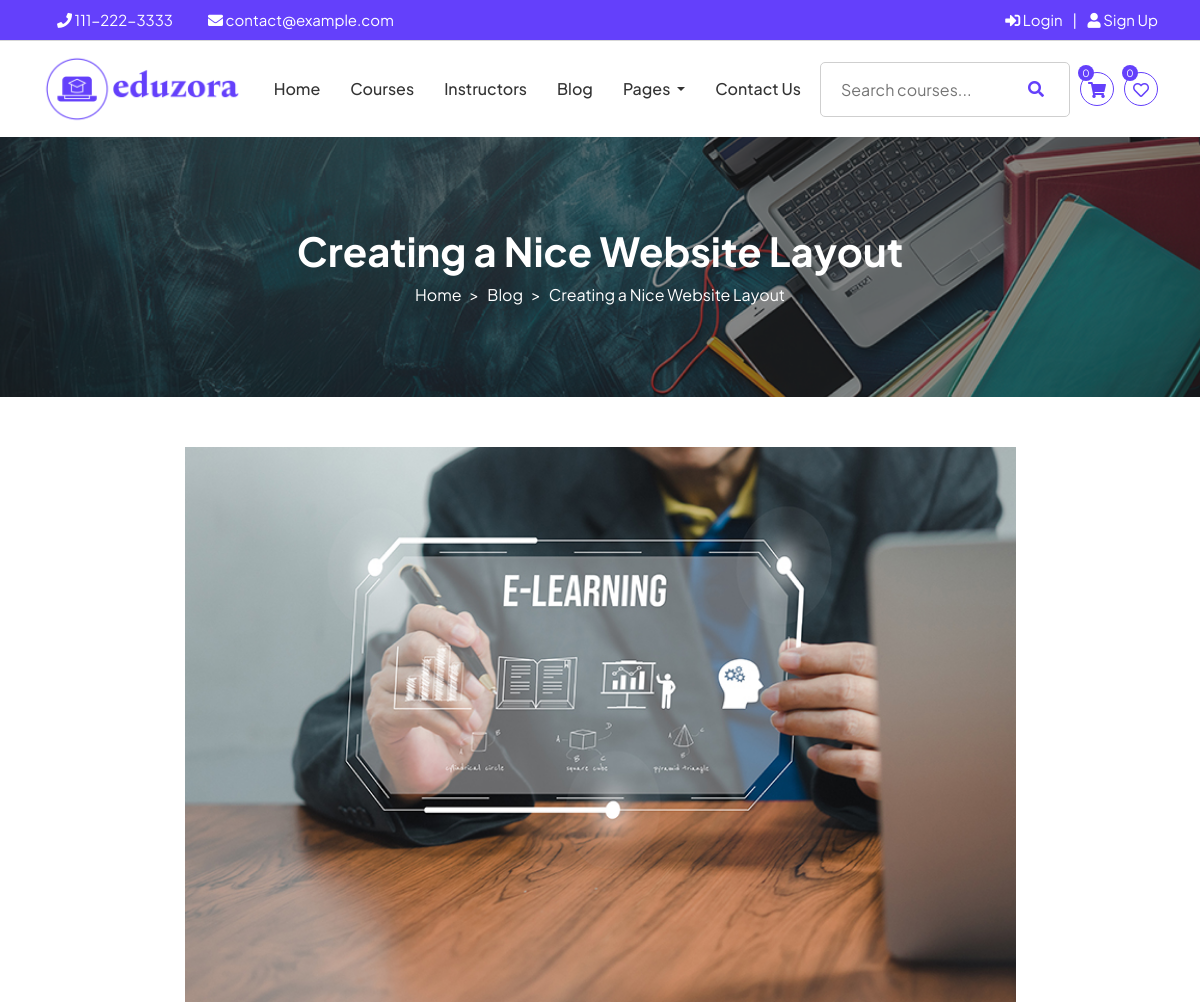
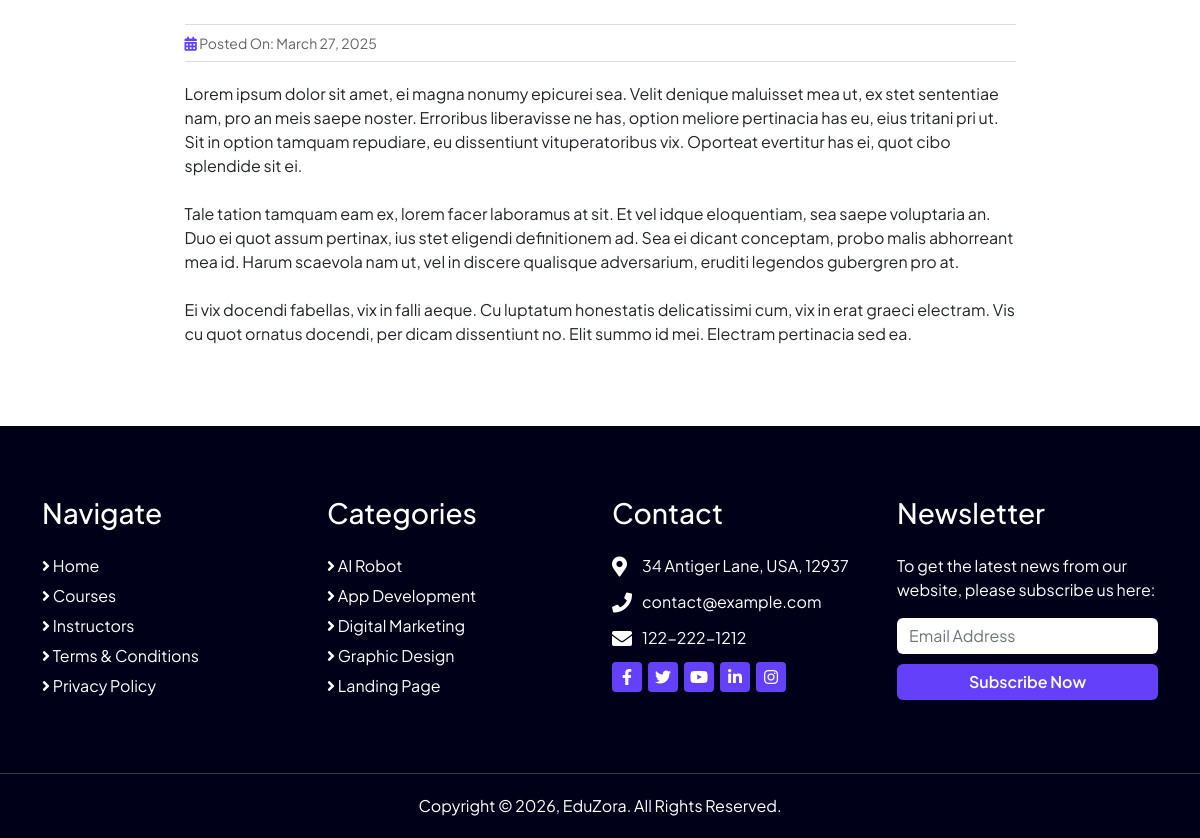
The app's page /eduzora_lms_final_project/post/creating-nice-layout with its own data (2 pictures, top to bottom).
### tables this page shows
CREATE TABLE `settings` (
  `id` int NOT NULL,
  `sales_commission` int NOT NULL,
  `minimum_withdraw_amount` int NOT NULL,
  `withdraw_fee` int NOT NULL,
  `logo` text NOT NULL,
  `favicon` text NOT NULL
);

CREATE TABLE `posts` (
  `id` int NOT NULL,
  `title` text NOT NULL,
  `slug` text NOT NULL,
  `short_description` text NOT NULL,
  `description` text NOT NULL,
  `photo` text NOT NULL,
  `post_date` date NOT NULL
);

CREATE TABLE `categories` (
  `id` int NOT NULL,
  `name` varchar(100) NOT NULL,
  `icon` varchar(30) NOT NULL
);

### eduzora_lms_final_project/post.php (the view, shortened to what this page needs)
<?php include "header.php"; ?>
<?php
$statement = $pdo->prepare("SELECT * FROM posts WHERE slug=?");
$statement->execute([$_REQUEST['slug']]);
$post_data = $statement->fetch(PDO::FETCH_ASSOC);
?>
<div class="page-top" style="background-image: url('<?php echo BASE_URL; ?>uploads/banner.jpg')">
    <div class="container">
        <div class="row">
            <div class="col-md-12">
                <h2><?php echo $post_data['title']; ?></h2>
                <div class="breadcrumb-container">
                    <ol class="breadcrumb">
                        <li class="breadcrumb-item"><a href="<?php echo BASE_URL; ?>">Home</a></li>
                        <li class="breadcrumb-item"><a href="<?php echo BASE_URL; ?>blog">Blog</a></li>
                        <li class="breadcrumb-item active"><?php echo $post_data['title']; ?></li>
                    </ol>
                </div>
            </div>
        </div>
    </div>
</div>
<div class="post pt_50 pb_50">
    <div class="container">
        <div class="row d-flex justify-content-center">
            <div class="col-xl-9 col-lg-12 col-md-12">
                <div class="left-item">
                    <div class="main-photo">
                        <img src="<?php echo BASE_URL; ?>uploads/<?php echo $post_data['photo']; ?>" alt="">
                    </div>
                    <div class="sub">
                        <ul>
                            <li>
                                <i class="fas fa-calendar-alt"></i> Posted On:
                                <?php echo date("F d, Y", strtotime($post_data['post_date'])); ?>
                            </li>
                        </ul>
                    </div>
                    <div class="description">
                        <?php echo $post_data['description']; ?>
                    </div>
                </div>
            </div>
        </div>
    </div>
</div>
<?php include "footer.php"; ?>

### eduzora_lms_final_project/header.php (shortened to what this page needs)
<?php
include 'config/config.php';
$cur_page = substr($_SERVER["SCRIPT_NAME"],strrpos($_SERVER["SCRIPT_NAME"],"/")+1);
$statement = $pdo->prepare("SELECT * FROM settings WHERE id=?");
$statement->execute([1]);
$setting_data = $statement->fetch(PDO::FETCH_ASSOC);
?>
<!DOCTYPE html>
<html lang="en">
    <head>
        <link rel="stylesheet" href="<?php echo BASE_URL; ?>dist-front/css/bootstrap.min.css">
        <link rel="stylesheet" href="<?php echo BASE_URL; ?>dist-front/css/bootstrap-datepicker.min.css">
        <link rel="stylesheet" href="<?php echo BASE_URL; ?>dist-front/css/animate.min.css">
        <link rel="stylesheet" href="<?php echo BASE_URL; ?>dist-front/css/magnific-popup.css">
        <link rel="stylesheet" href="<?php echo BASE_URL; ?>dist-front/css/owl.carousel.min.css">
        <link rel="stylesheet" href="<?php echo BASE_URL; ?>dist-front/css/select2.min.css">
        <link rel="stylesheet" href="<?php echo BASE_URL; ?>dist-front/css/select2-bootstrap.min.css">
        <link rel="stylesheet" href="<?php echo BASE_URL; ?>dist-front/css/iziToast.min.css">
        <link rel="stylesheet" href="<?php echo BASE_URL; ?>dist-front/css/all.css">
        <link rel="stylesheet" href="<?php echo BASE_URL; ?>dist-front/css/meanmenu.css">
        <link rel="stylesheet" href="<?php echo BASE_URL; ?>dist-front/css/spacing.css">
        <link rel="stylesheet" href="<?php echo BASE_URL; ?>dist-front/css/style.css">
    </head>
    <body>
        <div class="top">
            <div class="container">
                <div class="row">
                    <div class="col-md-6 left-side">
                        <ul>
                            <li class="phone-text"><i class="fas fa-phone"></i> 111-222-3333</li>
                            <li class="email-text"><i class="fas fa-envelope"></i> contact@example.com</li>
                        </ul>
                    </div>
                    <div class="col-md-6 right-side">
                        <ul class="right">
                            <?php if(isset($_SESSION['instructor'])): ?>
                            <li class="menu">
                                <a href="<?php echo BASE_URL; ?>instructor-dashboard"><i class="fas fa-sign-in-alt"></i> Instructor Dashboard</a>
                            </li>
                            <?php elseif(isset($_SESSION['student'])): ?>
                            <li class="menu">
                                <a href="<?php echo BASE_URL; ?>student-dashboard"><i class="fas fa-sign-in-alt"></i> Student Dashboard</a>
                            </li>
                            <?php else: ?>
                            <li class="menu">
                                <a href="<?php echo BASE_URL; ?>login"><i class="fas fa-sign-in-alt"></i> Login</a>
                            </li>
                            <li class="menu">
                                <a href="<?php echo BASE_URL; ?>registration"><i class="fas fa-user"></i> Sign Up</a>
                            </li>
                            <?php endif; ?>
                        </ul>
                    </div>
                </div>
            </div>
        </div>
        <div class="navbar-area" id="stickymenu">
            <div class="main-nav">
                <div class="container">
                    <nav class="navbar navbar-expand-md navbar-light">
                        <a class="navbar-brand" href="<?php echo BASE_URL; ?>">
                            <img src="<?php echo BASE_URL; ?>uploads/<?php echo $setting_data['logo']; ?>" alt="">
                        </a>
                        <div class="collapse navbar-collapse mean-menu" id="navbarSupportedContent">
                            <ul class="navbar-nav ml-auto">
                                <li class="nav-item <?php echo ($cur_page == 'index.php') ? 'active' : ''; ?>">
                                    <a href="<?php echo BASE_URL; ?>" class="nav-link">Home</a>
                                </li>
                                <li class="nav-item">
                                    <a href="<?php echo BASE_URL; ?>courses.php?title=&price=&language=&category=&review=&level=" class="nav-link">Courses</a>
                                </li>
                                <li class="nav-item">
                                    <a href="<?php echo BASE_URL; ?>instructors" class="nav-link">Instructors</a>
                                </li>
                                <li class="nav-item">
                                    <a href="<?php echo BASE_URL; ?>blog" class="nav-link">Blog</a>
                                </li>
                                <li class="nav-item dropdown <?php echo ($cur_page == 'about.php') ? 'active' : ''; ?>">
                                    <a class="nav-link dropdown-toggle" href="javascript:void;" id="galleryDropdown" role="button" data-bs-toggle="dropdown" aria-expanded="false">
                                    Pages
                                    </a>
                                </li>
                                <li class="nav-item">
                                    <a href="<?php echo BASE_URL; ?>contact" class="nav-link">Contact Us</a>
                                </li>
                            </ul>
                        </div>
                        <div class="right-side">
                            <div class="search">
                                <form action="" method="post">
                                    <div class="search-icon">
                                        <input name="title" type="text" placeholder="Search courses...">
                                        <button type="submit" name="form1"><i class="fas fa-search"></i></button>
                                    </div>
                                </form>
                            </div>
                            <div class="cart">
                                <a href="<?php echo BASE_URL; ?>cart">
                                    <i class="fas fa-shopping-cart"></i>
                                </a>
                                <span class="number">
                                    <?php
                                    if(isset($_SESSION['cart_course_id'])) {
                                        echo count($_SESSION['cart_course_id']);
                                    }
                                    else {
                                        echo '0';
                                    }
                                    ?>
                                </span>
                            </div>
                            <div class="wishlist">
                                <a href="<?php echo BASE_URL; ?>student-wishlist">
                                    <i class="far fa-heart"></i>
                                </a>
                                <span class="number">
                                    <?php
                                    if(isset($_SESSION['student'])) {
                                        $statement = $pdo->prepare("SELECT * FROM wishlists WHERE student_id=?");
                                        $statement->execute([$_SESSION['student']['id']]);
                                        $total = $statement->rowCount();
                                        echo $total;
                                    }
                                    else {
                                        echo '0';
                                    }
                                    ?>
                                </span>
                            </div>
                        </div>
                    </nav>
                </div>
            </div>
        </div>

### eduzora_lms_final_project/footer.php (shortened to what this page needs)
        <div class="footer pt_70">
            <div class="container">
                <div class="row">
                    <div class="col-lg-3 col-md-6">
                        <div class="item pb_50">
                            <h2 class="heading">Navigate</h2>
                            <ul class="useful-links">
                                <li><a href="<?php echo BASE_URL; ?>"><i class="fas fa-angle-right"></i> Home</a></li>
                                <li><a href="<?php echo BASE_URL; ?>courses.php?title=&price=&language=&category=&review=&level="><i class="fas fa-angle-right"></i> Courses</a></li>
                                <li><a href="<?php echo BASE_URL; ?>instructors"><i class="fas fa-angle-right"></i> Instructors</a></li>
                                <li><a href="<?php echo BASE_URL; ?>terms"><i class="fas fa-angle-right"></i> Terms & Conditions</a></li>
                                <li><a href="<?php echo BASE_URL; ?>privacy"><i class="fas fa-angle-right"></i> Privacy Policy</a></li>
                            </ul>
                        </div>
                    </div>
                    <div class="col-lg-3 col-md-6">
                        <div class="item pb_50">
                            <h2 class="heading">Categories</h2>
                            <ul class="useful-links">
                                <?php
                                $statement = $pdo->prepare("SELECT * FROM categories ORDER BY name ASC LIMIT 5");
                                $statement->execute();
                                $result = $statement->fetchAll(PDO::FETCH_ASSOC);
                                foreach ($result as $row) {
                                    ?>
                                    <li><a href="<?php echo BASE_URL; ?>courses.php?title=&price=&language=&category=<?php echo $row['id']; ?>&review=&level="><i class="fas fa-angle-right"></i> <?php echo $row['name']; ?></a></li>
                                    <?php
                                }
                                ?>
                            </ul>
                        </div>
                    </div>
                    <div class="col-lg-3 col-md-6">
                        <div class="item pb_50">
                            <h2 class="heading">Contact</h2>
                            <div class="list-item">
                                <div class="left">
                                    <i class="fas fa-map-marker-alt"></i>
                                </div>
                                <div class="right">
                                    34 Antiger Lane, USA, 12937
                                </div>
                            </div>
                            <div class="list-item">
                                <div class="left">
                                    <i class="fas fa-phone"></i>
                                </div>
                                <div class="right">contact@example.com</div>
                            </div>
                            <div class="list-item">
                                <div class="left">
                                    <i class="fas fa-envelope"></i>
                                </div>
                                <div class="right">122-222-1212</div>
                            </div>
                            <ul class="social">
                                <li><a href=""><i class="fab fa-facebook-f"></i></a></li>
                                <li><a href=""><i class="fab fa-twitter"></i></a></li>
                                <li><a href=""><i class="fab fa-youtube"></i></a></li>
                                <li><a href=""><i class="fab fa-linkedin-in"></i></a></li>
                                <li><a href=""><i class="fab fa-instagram"></i></a></li>
                            </ul>
                        </div>
                    </div>
                    <div class="col-lg-3 col-md-6">
                        <div class="item pb_50">
                            <h2 class="heading">Newsletter</h2>
                            <p>
                                To get the latest news from our website, please
                                subscribe us here:
                            </p>
                            <form action="" method="post">
                                <div class="form-group">
                                    <input type="text" name="email" class="form-control" placeholder="Email Address">
                                </div>
                                <div class="form-group">
                                    <input type="submit" class="btn btn-primary" name="form_subscribe" value="Subscribe Now">
                                </div>
                            </form>
                        </div>
                    </div>
                </div>
            </div>
        </div>
        <div class="footer-bottom">
            <div class="container">
                <div class="row">
                    <div class="col-lg-12 col-md-12">
                        <div class="copyright">
                            Copyright &copy; <?php echo date('Y'); ?>, EduZora. All Rights Reserved.
                        </div>
                    </div>
                </div>
            </div>
        </div>
    </body>
</html>

### records on screen
settings: logo (picture)
posts: title "Creating a Nice Website Layout", photo (picture), post_date "March 27, 2025", description "Lorem ipsum dolor sit amet, ei magna nonumy epicurei sea. Velit denique maluisset mea ut, ex stet sententiae nam, pro an meis saepe noster. Erroribus liberavisse ne has, option meliore pertinacia has eu, eius tritani pri ut. Sit in option tamquam repudiare, eu dissentiunt vituperatoribus vix. Oporteat evertitur has ei, quot cibo splendide sit ei. Tale tation tamquam eam ex, lorem facer laboramus at sit. Et vel idque eloquentiam, sea saepe voluptaria an. Duo ei quot assum pertinax, ius stet eligendi definitionem ad. Sea ei dicant conceptam, probo malis abhorreant mea id. Harum scaevola nam ut, vel in discere qualisque adversarium, eruditi legendos gubergren pro at. Ei vix docendi fabellas,…"
categories: name "AI Robot"
categories: name "App Development"
categories: name "Digital Marketing"
categories: name "Graphic Design"
categories: name "Landing Page"
